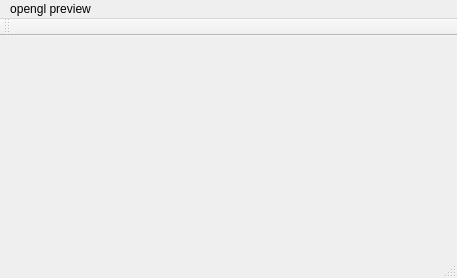
<?xml version="1.0" encoding="UTF-8"?>
<ui version="4.0">
 <class>MainWindow</class>
 <widget class="QMainWindow" name="MainWindow">
  <property name="geometry">
   <rect>
    <x>0</x>
    <y>0</y>
    <width>457</width>
    <height>278</height>
   </rect>
  </property>
  <property name="windowTitle">
   <string>OpenGL Preview</string>
  </property>
  <widget class="QWidget" name="centralWidget"/>
  <widget class="QMenuBar" name="menuBar">
   <property name="geometry">
    <rect>
     <x>0</x>
     <y>0</y>
     <width>457</width>
     <height>23</height>
    </rect>
   </property>
   <widget class="QMenu" name="menuopengl_preview">
    <property name="title">
     <string>opengl preview</string>
    </property>
   </widget>
   <addaction name="menuopengl_preview"/>
  </widget>
  <widget class="QToolBar" name="mainToolBar">
   <attribute name="toolBarArea">
    <enum>TopToolBarArea</enum>
   </attribute>
   <attribute name="toolBarBreak">
    <bool>false</bool>
   </attribute>
  </widget>
  <widget class="QStatusBar" name="statusBar"/>
 </widget>
 <layoutdefault spacing="6" margin="11"/>
 <resources/>
 <connections/>
</ui>
